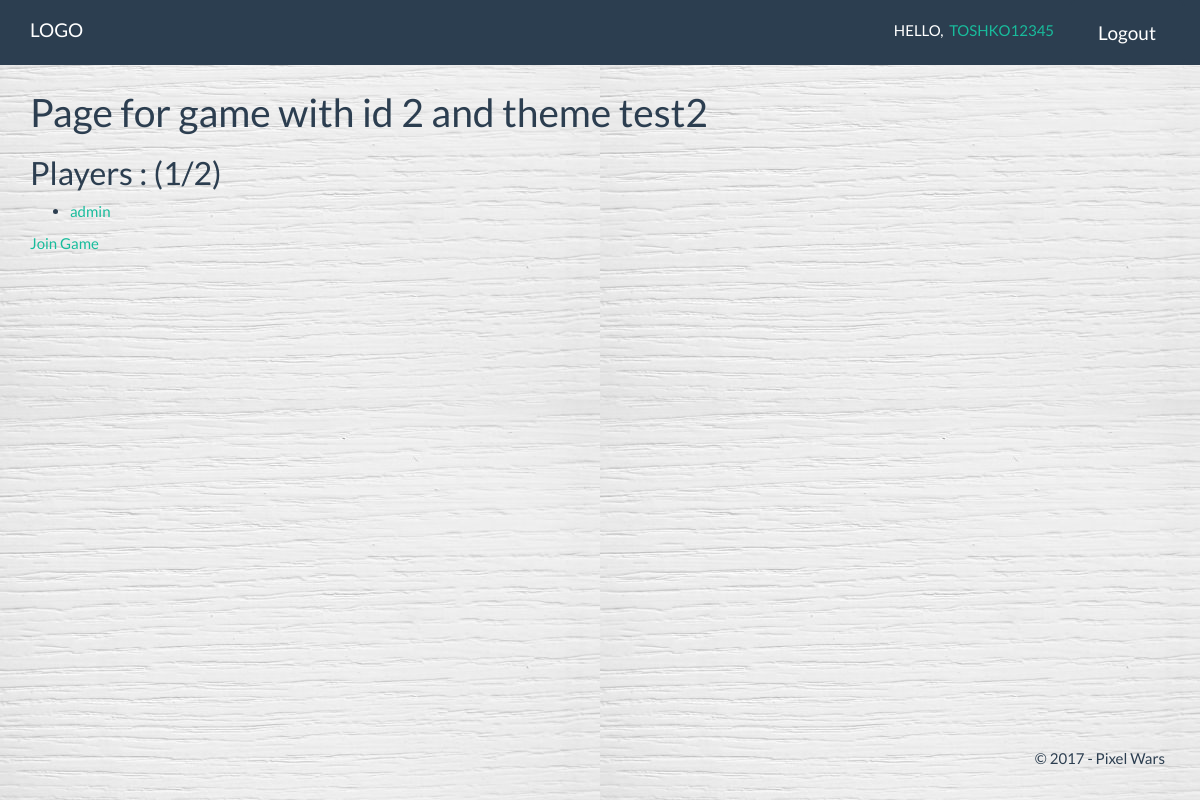
The app's page /pixelwars/standart/2/ (signed in), older data.
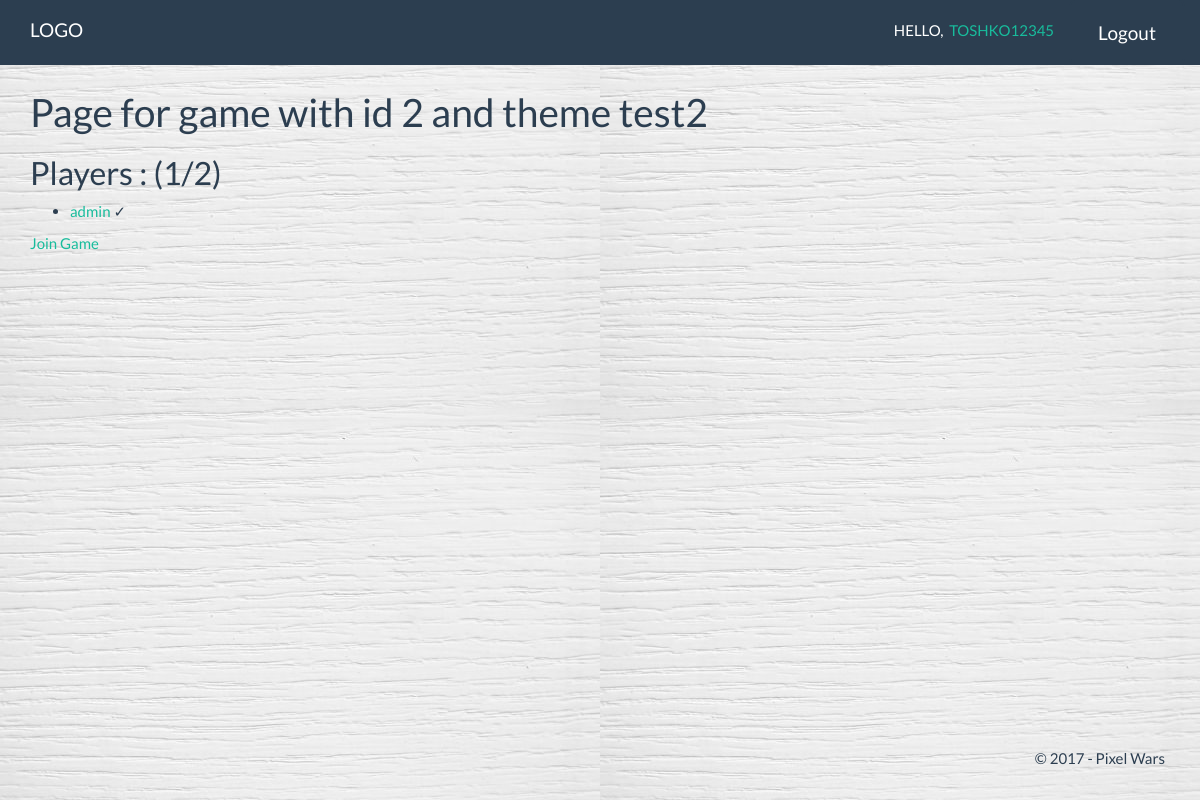
The same page, newer data.
### pixelwars/models.py (models this page shows, shortened)
class Player(models.Model):
    user = models.OneToOneField(User, null=True, unique=True)
    name = models.CharField(max_length=250, null=True)
    wins = models.IntegerField(default=0)
    hasDrawed = models.BooleanField(default=False)

### pixelwars/views.py (the view)
# urls.py: url(r'standart/(?P<id>\d+)/$', views.readstandart, name='readstandart'),
def readstandart(request, id):
    game = get_object_or_404(Game, id=id)
    players = []
    if (game.player1 != None):
        players.append(game.player1)
    if (game.player2 != None):
        players.append(game.player2)
    canPlay = False
    canJoin = False
    canLeave = False
    currentPlayer = Player.objects.get(user=request.user)
    if (currentPlayer in players):
        canLeave = True
    playerCount = len(players)
    if (currentPlayer in players and not currentPlayer.hasDrawed):
        canPlay = True
    if (not currentPlayer in players and notActiveGameOrNoGame(currentPlayer)):
        canJoin = True
    context = {
        'canJoin': canJoin,
        'canPlay': canPlay,
        'currentPlayer': currentPlayer,
        'playerCount': playerCount,
        'canLeave': canLeave,
        'players': players,
        'game': game,
    }
    return render(request, 'pixelwars/standart/read.html', context)

### pixelwars/views.py (called while the page is built)
def notActiveGameOrNoGame(player):
    games = Game.objects.filter(Q(player1=player) | Q(player2=player))
    for game in games:
        if game.active:
            return False
    return True

### pixelwars/templates/pixelwars/standart/read.html (shortened to what this page needs)
{% extends 'pixelwars/base.html' %}
{% block main %}
    <div class="container">
        <h1>Page for game with id {{ game.id }} and theme {{ game.theme }}</h1>
        <h2>Players : ({{ playerCount }}/2)</h2>
        <ul>
            {% if players %}
                {% for player in players %}
                    <li><a href="{% url 'pixelwars:viewUser' player.user.id %}">{{ player.name }} </a>
                        {% if player.hasDrawed %}&#10003;{% endif %}</li>
                {% endfor %}
            {% else %}
                <div>No players. :(</div>
            {% endif %}
        </ul>
        {% if canJoin and playerCount < 2 %}
            <a href="{% url 'pixelwars:joinGame' game.id %}">Join Game</a>
        {% endif %}
    </div>
{% endblock %}

Row changes from the older to the newer data that the page shows:
changed Player "admin": now shows "✓"
